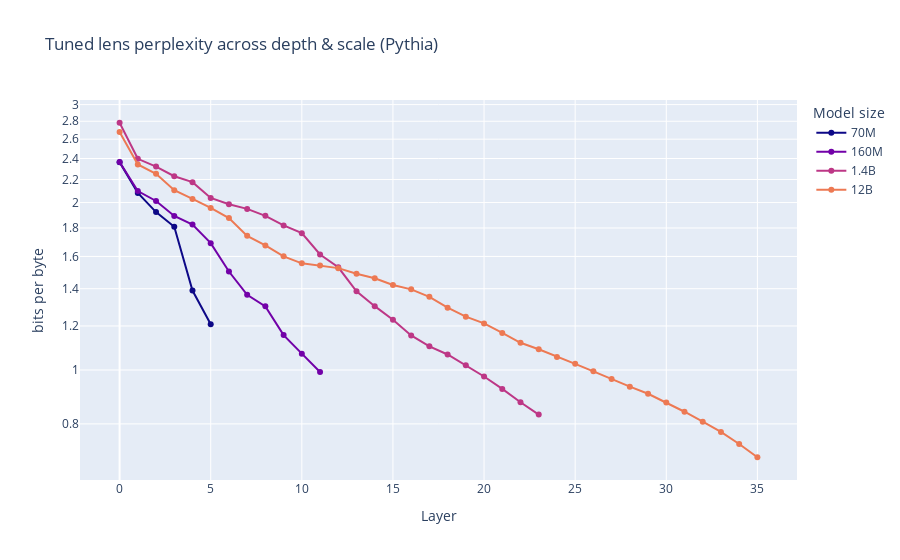

The notebook cell this image was saved under:
### Code cell
import plotly.graph_objects as go
import plotly.express as px

X = [
    ("70M", pythia_70m_metrics),
    ("160M", pythia_160m_metrics),
    # ("410M", pythia_410m_metrics),
    ("1.4B", pythia_1_4b_metrics),
    ("12B", pythia_12b_metrics),
    # ("20B<br>(NeoX)", neox_20b_metrics),
]

fig = go.Figure([
    go.Scatter(
        marker_color=color,
        mode="lines+markers",
        name=name,
        y=list(metrics['lens_ce'].values())
    )
    for color, (name, metrics) in zip(
        px.colors.sequential.Plasma[::2], X
    )
]).update_layout(
    hovermode="y unified",
    legend_title="Model size",
    title="Tuned lens perplexity across depth & scale (Pythia)",
).update_xaxes(
    dtick=5,
    title="Layer"
).update_yaxes(
    title="bits per byte",
    type="log"
)
fig

### Figure 1 — Plotly figure (JSON) as saved in the notebook; plotly's stock layout.template omitted (floating-point values rounded to 4 significant figures)
{"data": [{"marker": {"color": "#0d0887"}, "mode": "lines+markers", "name": "70M", "type": "scatter", "y": [2.364, 2.082, 1.923, 1.809, 1.389, 1.208]}, {"marker": {"color": "#7201a8"}, "mode": "lines+markers", "name": "160M", "type": "scatter", "y": [2.365, 2.098, 2.013, 1.892, 1.825, 1.691, 1.503, 1.365, 1.301, 1.155, 1.07, 0.9919]}, {"marker": {"color": "#bd3786"}, "mode": "lines+markers", "name": "1.4B", "type": "scatter", "y": [2.783, 2.397, 2.321, 2.23, 2.176, 2.039, 1.987, 1.948, 1.893, 1.819, 1.762, 1.613, 1.53, 1.385, 1.302, 1.231, 1.154, 1.103, 1.066, 1.02, 0.9733, 0.9245, 0.8749, 0.8314]}, {"marker": {"color": "#ed7953"}, "mode": "lines+markers", "name": "12B", "type": "scatter", "y": [2.68, 2.342, 2.253, 2.105, 2.03, 1.956, 1.875, 1.742, 1.675, 1.601, 1.555, 1.541, 1.524, 1.489, 1.462, 1.421, 1.396, 1.354, 1.294, 1.247, 1.213, 1.166, 1.119, 1.089, 1.055, 1.026, 0.9943, 0.9629, 0.9333, 0.9062, 0.8741, 0.8412, 0.8074, 0.7739, 0.7361, 0.6968]}], "layout": {"hovermode": "y unified", "legend": {"title": {"text": "Model size"}}, "title": {"text": "Tuned lens perplexity across depth & scale (Pythia)"}, "xaxis": {"dtick": 5, "title": {"text": "Layer"}}, "yaxis": {"title": {"text": "bits per byte"}, "type": "log"}}}
